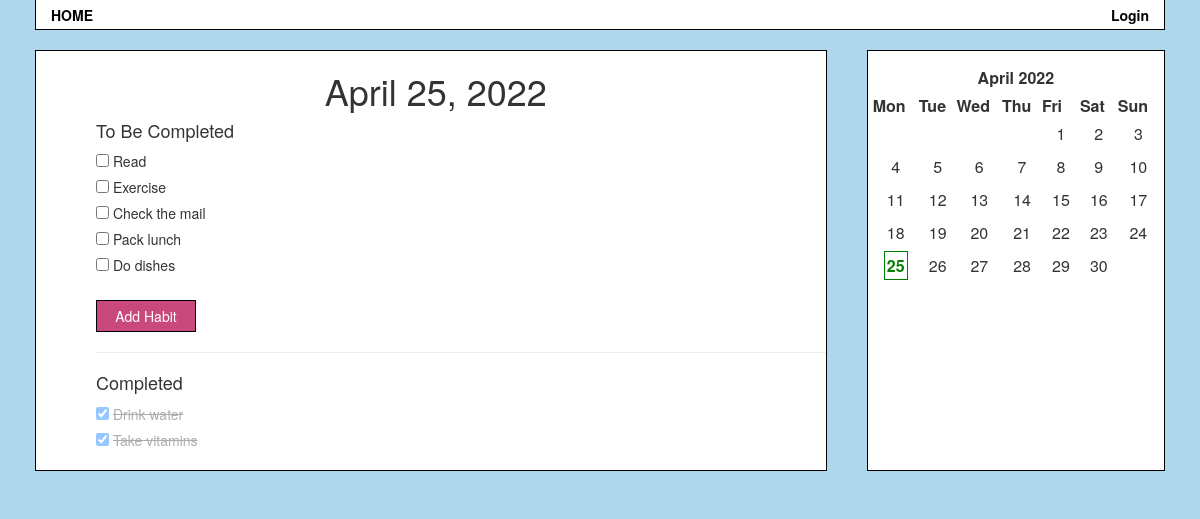
/index, run on the app's committed database.
### app/models.py (models this page shows)
class Habit(db.Model):
    id = db.Column(db.Integer, index=True, primary_key=True)
    name = db.Column(db.String(120), index=True)
    date = db.Column(db.Date, index=True)
    completed = db.Column(db.Boolean)
    user_id = db.Column(db.Integer, db.ForeignKey('user.id'))
    def __repr__(self):
        return '<Habit {}>'.format(self.name)

### app/routes.py (the view)
@app.route('/')
@app.route('/index')
def index():
    today = date.today()
    strdate = today.strftime('%B %d, %Y')
    habits = Habit.query.all()
    checkedHabits = Habit.query.filter_by(completed=True, date=today).all()
    uncheckedHabits = []
    for habit in habits:
        if habit not in checkedHabits:
            uncheckedHabits.append(habit)
    print(uncheckedHabits)
    print(checkedHabits)
    month = getMonthCalendar()
    return render_template('index.html', title='Habit Tracker',
    date=strdate, month=month,
    habits=uncheckedHabits, completedHabits=checkedHabits)

### app/helpers.py (called while the page is built)
def getMonthCalendar():
    today = date.today()
    month, year = today.month, today.year
    cal = calendar.month(today.year, today.month)
    monthCal = calendar.HTMLCalendar(firstweekday=0)
    calHTML = monthCal.formatmonth(year, month)
    display = '<b><span class="today">' + str(today.day) + '</span></b>'
    editedCal = calHTML.replace(str(today.day), display)
    return editedCal

### app/templates/index.html (shortened to what this page needs)
{% extends 'bootstrap/base.html' %}
{% block styles %}
{{super()}}
<link rel="stylesheet" href="{{ url_for('static', filename='style.css') }}">
{% endblock %}
{% block content %}
<div class="container">
<div class="main">
{% include 'viewHabits.html' %}
{% include 'sidebar.html' %}
</div>
{% endblock %}

### app/templates/header.html (shortened to what this page needs)
{% block head %}
<head>
    <div class="navbar">
        <a class="navlink" href="/">HOME</a>
        <div class="right">
        {% if current_user.is_anonymous %}
        <a class="navlink" href="{{ url_for('login') }}">Login</a>
        {% else %}
        Logged in as: {{ current_user.username }}
        &nbsp;&nbsp;&nbsp;&nbsp;&nbsp;&nbsp;
        <a class="navlink" href="{{ url_for('logout') }}">Logout</a>
        {% endif %}
        </div>
    </div>
</head>
{% endblock %}

### app/templates/viewHabits.html (shortened to what this page needs)
{% block content %}
<div class="content">
    <h1 class="center">{{ date }}</h1>
    <div class="habits">
    <h4>To Be Completed</h4>
    {% for habit in habits %}
    <input type="checkbox" class="habit" id="habit" name="{{habit.id}}">
    <label for="{{habit.id}}">{{ habit.name }}</label>
    {% if showDelete == true %} - <a class="delete-button" name="{{habit.id}}">[DELETE]</a>{% endif %}<br />
    {% endfor %}
    <br />
    <div>
        <a data-target="#habit-modal" role="button" class="btn" data-toggle="modal"><span class="">Add Habit</span></a>
    </div>
    {% if completedHabits %}
    <hr>
    <h4>Completed</h4>
    <div class="completed-habits">
    {% for habit in completedHabits %}
    <input type="checkbox" class="habit" id="habit" name="{{habit.id}}" checked>
    <label class="completed" for="{{habit.id}}">{{ habit.name }}</label><br />
    {% endfor %}
    </div>
    {% endif %}
    </div>
    </div>
</div>
{% endblock %}

### app/templates/sidebar.html
<div class="sidebar">
    <div class="calendar-display">
        {{ month | safe }}
    </div>
</div>

### app/static/style.css (style rules this page uses)
.navbar { background-color: white; border: 1px solid black; border-top: transparent; border-radius: 0; margin-left: 35px; margin-right: 35px; padding-top: 5px; padding-left: 15px; padding-right: 15px; margin-bottom: 0px; font-weight: bold; min-height: 30px; }
.navlink, .navlink:hover { color: black; font-weight: bold; padding: 0px; }
.right { float: right; color: black; font-weight: normal; }
body { background-color: rgb(175, 214, 236); margin: 0px; padding: 0px; }
label { font-weight: normal; }
.container { display: flex; flex-direction: row; width: 100%; }
.sidebar, .main { display: flex; flex-direction: column; margin: 20px; border: 1px solid black; background-color: white; padding-bottom: 15px; }
.sidebar { flex-grow: 1; width: 200px; }
.main { flex-grow: 5; width: 300px; }
.content { padding-left: 10px; }
.center { text-align: center; }
.habits { padding-left: 50px; font-weight: normal; }
.completed-habits { opacity: 40%; }
.completed { text-decoration: line-through; }
.btn, .btn:hover, .btn:active { background-color: rgb(202, 73, 125); border: 1px solid black; padding: 5px; width: 100px; color: white; border-radius: 0; }
.calendar-display { margin: 5px; }
th.month { padding-top: 10px; padding-bottom: 5px; width: 50%; margin: 5px auto; text-align: center; }
.month { text-align: center; }
td { padding: 5px; }
.today { color: green; padding: 2px; border: 1px solid green; }

### data on the page
Habit: name "Read"
Habit: name "Exercise"
Habit: name "Check the mail"
Habit: name "Pack lunch"
Habit: name "Do dishes"
Habit: name "Drink water"
Habit: name "Take vitamins"

### other printed values
{{ month | safe }} "April 2022 Mon Tue Wed Thu Fri Sat Sun 1 2 3 4 5 6 7 8 9 10 11 12 13 14 15 16 17 18 19 20 21 22 23 24 25 26 27 28 29 30"
